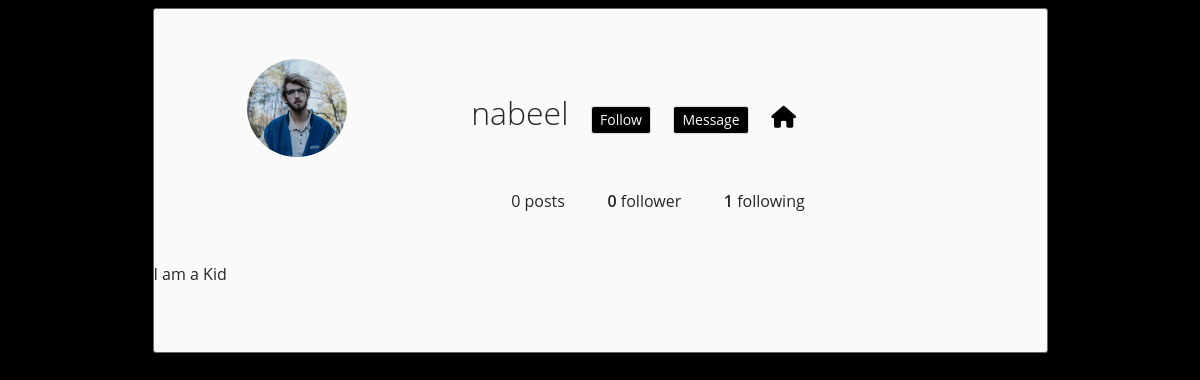
Page /profile/nabeel (signed in) on the earlier database version.
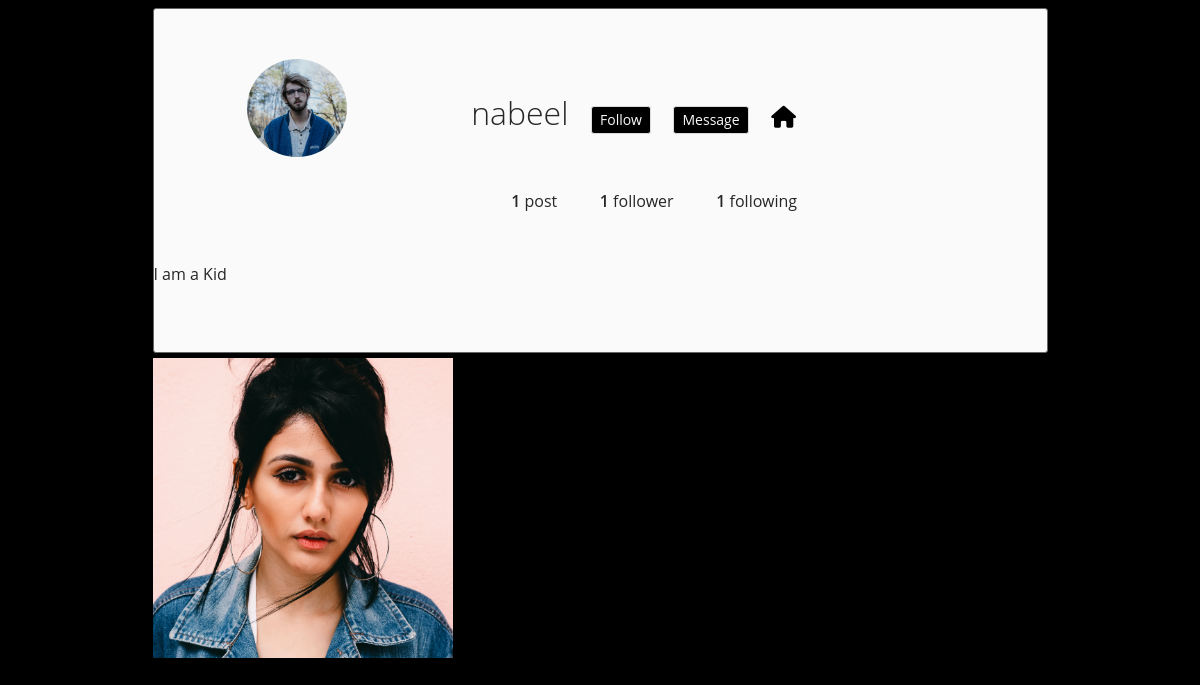
Same page on the later database version.
### main/models.py (models this page shows, shortened)
class ProfileDB(models.Model):
    user = models.ForeignKey(User, on_delete=models.CASCADE)
    id_user = models.IntegerField()
    bio = models.TextField(blank=True)
    profileimg = models.ImageField(upload_to = 'Profile-images', default='user.png')
    location = models.CharField(max_length=100, blank=True)

class PostDB(models.Model):
    id = models.UUIDField(primary_key=True, default=uuid.uuid4)
    user = models.CharField(max_length=100)
    image = models.ImageField(upload_to='Post-Images')
    caption = models.TextField()
    created_at = models.DateTimeField(default=datetime.now)
    no_of_likes = models.IntegerField(default=0)

### main/views.py (the view)
# urls.py: path('profile/<str:pk>', views.Profile, name='profile'),
@login_required(login_url='Signin')
def Profile(req, pk):
    user_object = User.objects.get(username=pk)
    profile_object = ProfileDB.objects.get(user=user_object)
    post_object = PostDB.objects.filter(user=pk)
    user_post_length = len(post_object)
    follower = req.user.username
    user = pk
    if FollowerDB.objects.filter(follower=follower, user=user).first():
        button_text = 'Unfollow'
    else:
        button_text = 'Follow'
    user_followers = len(FollowerDB.objects.filter(user=pk))
    user_following = len(FollowerDB.objects.filter(follower=pk))
    context = {
        'user_object': user_object,
        'profile': profile_object,
        'post': post_object,
        'no_of_posts': user_post_length,
        'button_text': button_text,
        'user_followers': user_followers,
        'user_following': user_following
    }
    return render(req, 'profile.html', context)

### main/templates/Profile.html (shortened to what this page needs)
<!DOCTYPE html>
{% load static %}
<html lang="en">
<head>
    <link rel="stylesheet" href="{% static 'css/newPro.css' %}">
    <link rel="stylesheet" href="https://cdnjs.cloudflare.com/ajax/libs/font-awesome/6.2.1/css/all.min.css" />
</head>
<body style="background-color: #000;">
    <header>
        <div class="container" style="margin-bottom: 5px;">
            <div class="profile"  style="background-color: #fafafa; border: 0.5px solid #666666; border-radius: 3px;">
                <div class="profile-image">
                    <img src="{{ profile.profileimg.url }}" style="width: 100px; height: auto;" alt="">
                </div>
                <div class="profile-user-settings">
                    <h1 class="profile-user-name">{{ user_object.username }}</h1>
                    <form action="/follower" method="post" style="display: inline;">
                        {% if user_object.username == user.username %}
                        <a href="/settings"><button type="button" class="btn profile-edit-btn" style="padding: 0px 8px; background: rgb(0, 0, 0); color: #fafafa; border-radius: 3px; font-weight: 400;">Settings</button></a>
                        {% else %}
                        <a type="submit"><button type="submit" class="btn profile-edit-btn" style="padding: 0px 8px; background: rgb(0, 0, 0); color: #fafafa; border-radius: 3px; font-weight: 400;">{{ button_text }}</button></a>
                        {% endif %}
                    </form>
                        <a href=""><button class="btn profile-edit-btn" style="padding: 0px 8px; background: rgb(0, 0, 0); color: #fafafa; border-radius: 3px; font-weight: 400;">Message</button></a>
                        <a href="/" style="color: #000;"><i class="fa-solid fa-house" style="font-size: 22px; margin-left: 20px;"></i></a>
                </div>
                <div class="profile-stats">
                        <ul>
                            {% if no_of_posts == 0 %}
                            <li>0 posts</li>
                            {% elif no_of_posts == 1 %}
                            <li><span class="profile-stat-count">{{ no_of_posts }}</span> post</li>
                            {% else%}
                            <li><span class="profile-stat-count">{{ no_of_posts }}</span> posts</li>
                            {% endif %}
                            {% if user_followers == 0 or user_followers == 1 %}
                            <li><span class="profile-stat-count">{{ user_followers }}</span> follower</li>
                            {% else %}
                            <li><span class="profile-stat-count">{{ user_followers }}</span> followers</li>
                            {% endif %}
                            {% if user_following == 0 or user_following == 1 %}
                            <li><span class="profile-stat-count">{{ user_following }}</span> following</li>
                            {% else %}
                            <li><span class="profile-stat-count">{{ user_following }}</span> followings</li>
                            {% endif %}
                        </ul>
                </div>
                <div class="profile-bio">
                    <p>{{ profile.bio }}</p>
                </div>
            </div>
        </div>
    </header>
    <main>
        <div class="container">
            <div class="gallery" style="display: grid; grid-template-columns: 1fr 1fr 1fr;">
                {% for p in post %}
                <div class="gallery-item" tabindex="0"  style="width: 300px; height: 300px;">
                    <img src="{{ p.image.url }}" class="gallery-image" alt="">
                </div>
                {% endfor %}
            </div>
        </div>
    </main>
</body>
</html>

### main/static/css/newPro.css (style rules this page uses)
:root { font-size: 10px; }
*, *::before, *::after { box-sizing: border-box; }
body { font-family: "Open Sans", Arial, sans-serif; min-height: 100vh; background-color: #fafafa; color: #262626; padding-bottom: 3rem; }
img { display: block; }
.container { max-width: 93.5rem; margin: 0 auto; padding: 0 2rem; }
.btn { display: inline-block; font: inherit; background: none; border: none; color: inherit; padding: 0; cursor: pointer; }
.profile { padding: 5rem 0; }
.profile::after { content: ""; display: block; clear: both; }
.profile-image { float: left; width: calc(33.333% - 1rem); display: flex; justify-content: center; align-items: center; margin-right: 3rem; }
.profile-image img { border-radius: 50%; }
.profile-user-settings, .profile-stats, .profile-bio { float: left; width: calc(66.666% - 2rem); }
.profile-user-settings { margin-top: 1.1rem; }
.profile-user-name { display: inline-block; font-size: 3.2rem; font-weight: 300; }
.profile-edit-btn { font-size: 1.4rem; line-height: 1.8; border: 0.1rem solid #dbdbdb; border-radius: 0.3rem; padding: 0 2.4rem; margin-left: 2rem; }
.profile-stats { margin-top: 2.3rem; }
.profile-stats li { display: inline-block; font-size: 1.6rem; line-height: 1.5; margin-right: 4rem; cursor: pointer; }
.profile-stats li:last-of-type { margin-right: 0; }
.profile-bio { font-size: 1.6rem; font-weight: 400; line-height: 1.5; margin-top: 2.3rem; }
.profile-real-name, .profile-stat-count, .profile-edit-btn { font-weight: 600; }
.gallery { display: flex; flex-wrap: wrap; margin: -1rem -1rem; padding-bottom: 3rem; }
.gallery-item { position: relative; flex: 1 0 22rem; margin: 1rem; color: #fff; cursor: pointer; }
.gallery-image { width: 100%; height: 100%; object-fit: cover; }

Differences in the rows shown:
added PostDB: image (picture)
Other differences:
{{ no_of_posts }}: (not shown) → "1"
{{ user_followers }}: "0" → "1"
text no longer shown: "0 posts"
text now shown: "post"
